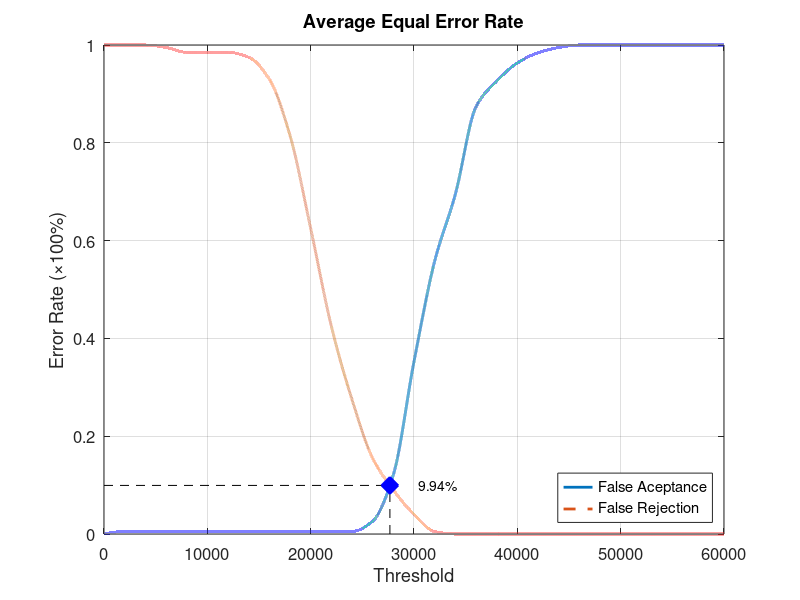
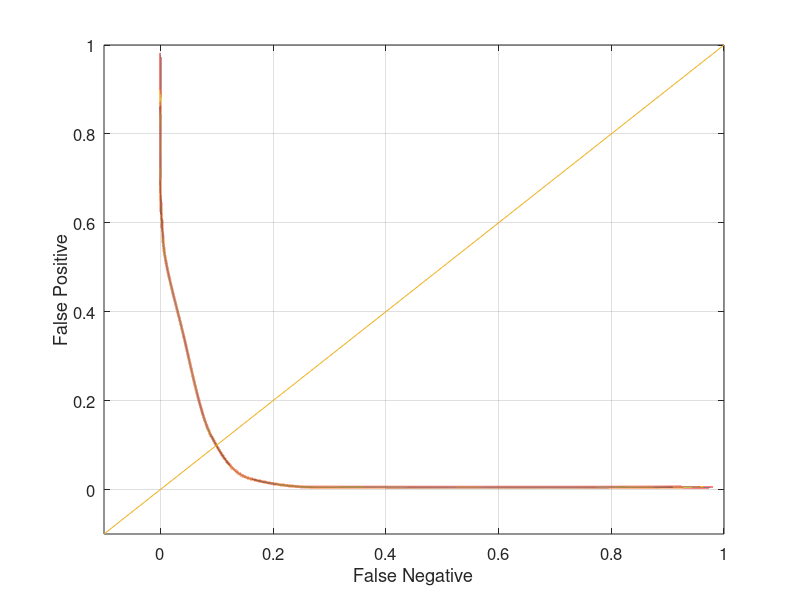

Write MATLAB code to recreate these figures, in order.
function yEER = Database3_2
close all;
clear;
clc;
x = 0:2000:60000;
xq = 0:0.5:60000;

y0 = [0 0.00526316 0.00526316 0.00526316 0.00526316 0.00526316 0.00526316 0.00526316 0.00526316 0.00526316 0.00526316 0.00526316 0.00526316 0.0263158 0.121053 0.352632 0.557895 0.694737 0.873684 0.926316 0.963158 0.984211 0.994737 1 1 1 1 1 1 1 1];
yy0 = interp1(x, y0, xq, 'pchip');
y1 = [1 1 1 0.995 0.985 0.985 0.985 0.975 0.93 0.815 0.625 0.425 0.275 0.155 0.09 0.04 0.005 0 0 0 0 0 0 0 0 0 0 0 0 0 0];
yy1 = interp1(x, y1, xq, 'pchip');

% Calculating EER: 
y2 = abs(y0 - y1);
find(y2 == min(y2))
yy2 = abs(yy0 - yy1);
xEER = find(yy2 == min(yy2));
xEERIndex = xq(xEER) % X-axis EER
yEER = yy0(xEER) % Y-axis EER

main = figure
plot(xq, yy0,'-','LineWidth', 2);	hold on
plot(xq, yy1,'--','LineWidth', 2);	hold on
plot([xEERIndex xEERIndex], [0 yEER], 'k--');	hold on
plot([0 xEERIndex], [yEER yEER], 'k--');	hold on
plot(xEERIndex, yEER, 'bx', 'LineWidth', 10);	hold on
text(xEERIndex + 10 * xEERIndex / 100, yEER, [num2str(round((10000 * yEER)) / 100) '%'])
legend('False Aceptance', 'False Rejection', 'Location', 'SouthEast')
xlabel('Threshold')
ylabel('Error Rate (\times100%)')
title('Average Equal Error Rate')
set(gca, 'FontSize', 12)
axis([0 60000 0 1])
grid on

print(main, 'Database3_2Main', '-dpng');
FNRxFPR = figure('Color', [1 1 1]);
plot(yy1, yy0, '-', yy1, yy0, 'LineWidth', 2);
hold on
y = -0.1:0.1:1
plot(y, y); 
set(gca, 'FontSize', 12)
xlabel('False Negative')
ylabel('False Positive')
axis([-0.1 1 -0.1 1])
set(gca, 'FontSize', 12)
grid on

print(FNRxFPR, 'Database3_2FNRxFPR','-dpng');
end
